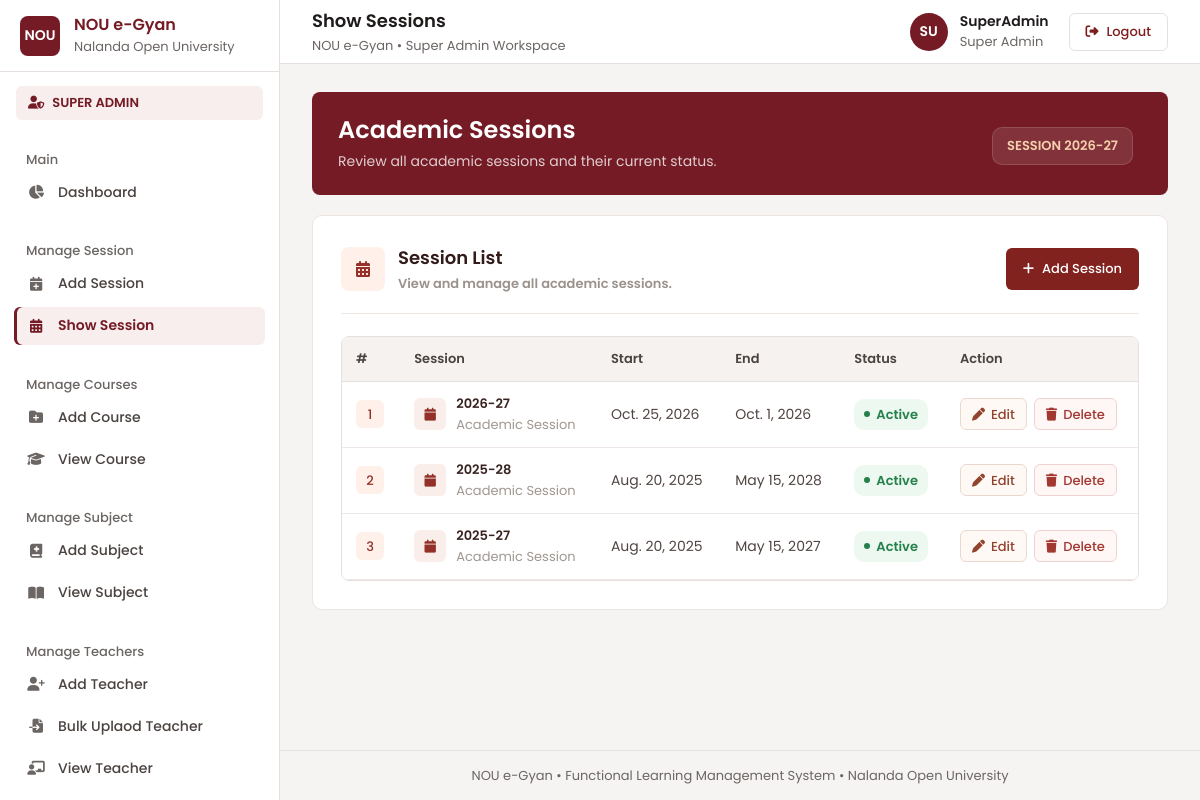
Page /showsession (signed in) on the committed database.
### myapp/models.py (models this page shows)
class tbl_session(models.Model):
    id=models.IntegerField(primary_key=True,auto_created=True)
    session_name=models.CharField(max_length=100)
    status=models.CharField(max_length=100)
    strt_date=models.DateField()
    end_date=models.DateField()
    Dor=models.DateTimeField()

### myapp/views.py (the view)
# urls.py: path('showsession',showsession,name="showsession"),
@cache_control(no_cache=True, must_revalidate=True, no_store=True)
@login_required
def showsession(request):
    sessions=tbl_session.objects.all()
    return render(request,'superadmin/showsession.html',{'sessions':sessions})

### myapp/templates/superadmin/showsession.html (shortened to what this page needs)
{% extends 'superadmin/base.html' %}  {% block page_title %} Show Sessions {% endblock %}
{% block content %}
<div class="sessions-page">
  <section class="session-hero">
    <h1>Academic Sessions</h1>
    <p>Review all academic sessions and their current status.</p>
    <span class="session-tag"> SESSION 2026-27 </span>
  </section>
  <section class="session-section">
    <div class="section-head">
      <div class="section-title">
        <div class="section-icon">
          <i class="fa-solid fa-calendar-days"></i>
        </div>
        <div>
          <h2>Session List</h2>
          <p>View and manage all academic sessions.</p>
        </div>
      </div>
      <button type="button" class="add-btn">
        <i class="fa-solid fa-plus"></i>
        Add Session
      </button>
    </div>
    <div class="table-wrap">
      <table class="session-table">
        <thead>
          <tr>
            <th>#</th>
            <th>Session</th>
            <th>Start</th>
            <th>End</th>
            <th>Status</th>
            <th>Action</th>
          </tr>
        </thead>
        <tbody>
          {% for session in sessions %}
          <tr>
            <td>
              <span class="number-badge"> {{ session.id }} </span>
            </td>
            <td>
              <div class="session-name">
                <div class="session-mini-icon">
                  <i class="fa-solid fa-calendar"></i>
                </div>
                <div>
                  <strong> {{ session.session_name }} </strong>
                  <small> Academic Session </small>
                </div>
              </div>
            </td>
            <td>{{ session.strt_date }}</td>
            <td>{{ session.end_date }}</td>
            <td>
              {% if session.status == "Active" %}
              <span class="status status-active">
                <span class="status-dot"></span>
                Active
              </span>
              {% else %}
              <span class="status status-inactive">
                <span class="status-dot"></span>
                Inactive
              </span>
              {% endif %}
            </td>
            <td>
              <div class="actions">
                <a
                  href="{% url 'editsession' session.id %}"
                  class="action-btn edit-btn"
                >
                  <i class="fa-solid fa-pen"></i>
                  Edit
                </a>
                <a
                  href="{% url 'deletesession' session.id %}"
                  class="action-btn delete-btn"
                  onclick="return confirm('Are you sure you want to delete this session?',);">
                  <i class="fa-solid fa-trash"></i>
                  Delete
                </a>
              </div>
            </td>
          </tr>
          {% endfor %}
        </tbody>
      </table>
    </div>
  </section>
</div>
{% endblock %}

### myapp/templates/superadmin/base.html (style rules this page uses)
* { margin: 0; padding: 0; box-sizing: border-box; }
html, body { width: 100%; min-height: 100%; }
body { font-family: "Poppins", sans-serif; background: #f4f6f9; color: #1e293b; }
a { text-decoration: none; }

### myapp/templates/superadmin/showsession.html (style rules this page uses)
.sessions-page { max-width: 1200px; margin: 0 auto; }
.session-hero { position: relative; padding: 32px 35px; margin-bottom: 25px; border-radius: 10px; overflow: hidden; color: white; background: #661620; box-shadow: none; }
.session-hero::before { content: ""; position: absolute; width: 260px; height: 260px; right: -100px; top: -140px; border-radius: 50%; border: 1px solid rgba(255, 255, 255, 0.1); }
.session-hero::after { content: ""; position: absolute; width: 170px; height: 170px; right: 70px; bottom: -120px; border-radius: 50%; background: rgba(255, 255, 255, 0.06); }
.session-hero h1 { position: relative; z-index: 2; font-size: 28px; line-height: 1.3; font-weight: 600; }
.session-hero p { position: relative; z-index: 2; margin-top: 7px; color: rgba(255, 255, 255, 0.78); font-size: 13px; }
.session-tag { position: absolute; right: 35px; bottom: 30px; z-index: 2; padding: 8px 14px; border-radius: 10px; background: rgba(255, 255, 255, 0.1); border: 1px solid rgba(255, 255, 255, 0.14); color: #f5d1ad; font-size: 13px; font-weight: 600; letter-spacing: 0; }
.session-section { background: white; border: 1px solid #ece4df; border-radius: 10px; padding: 28px; box-shadow: none; }
.section-head { display: flex; align-items: center; justify-content: space-between; gap: 20px; padding-bottom: 20px; border-bottom: 1px solid #eee7e2; margin-bottom: 22px; }
.section-title { display: flex; align-items: center; gap: 13px; }
.section-icon { width: 44px; height: 44px; display: flex; align-items: center; justify-content: center; border-radius: 8px; background: #fff1e9; color: #963029; font-size: 16px; }
.section-title h2 { color: #321b1b; font-size: 18px; font-weight: 600; }
.section-title p { margin-top: 3px; color: #9b928d; font-size: 13px; }
.add-btn { height: 42px; padding: 0 17px; display: inline-flex; align-items: center; justify-content: center; gap: 8px; border: none; border-radius: 6px; background: #81221f; color: white; font-family: "Poppins", sans-serif; font-size: 13px; font-weight: 600; cursor: pointer; box-shadow: none; transition: 0.2s; }
.table-wrap { width: 100%; overflow-x: auto; border: 1px solid #eee7e2; border-radius: 8px; }
.session-table { width: 100%; min-width: 760px; border-collapse: collapse; background: white; }
.session-table thead { background: #fbf7f4; }
.session-table th { padding: 14px 16px; text-align: left; color: #6d5c58; font-size: 13px; font-weight: 600; text-transform: none; letter-spacing: 0; border-bottom: 1px solid #e9dfda; white-space: nowrap; }
.session-table td { padding: 16px; color: #504542; font-size: 13px; font-weight: 500; border-bottom: 1px solid #f0e9e5; white-space: nowrap; }
.session-table tbody tr { transition: 0.2s; }
.session-table tbody tr:last-child td { border-bottom: none; }
.number-badge { width: 28px; height: 28px; display: inline-flex; align-items: center; justify-content: center; border-radius: 6px; background: #fff1e9; color: #923029; font-size: 13px; font-weight: 600; }
.session-name { display: flex; align-items: center; gap: 10px; }
.session-mini-icon { width: 32px; height: 32px; display: flex; align-items: center; justify-content: center; border-radius: 6px; background: #f9eee9; color: #923029; font-size: 13px; }
.session-name strong { display: block; color: #382221; font-size: 13px; font-weight: 600; }
.session-name small { display: block; margin-top: 2px; color: #a09792; font-size: 13px; }
.status { display: inline-flex; align-items: center; gap: 6px; padding: 6px 10px; border-radius: 10px; font-size: 13px; font-weight: 600; }
.status-dot { width: 6px; height: 6px; border-radius: 50%; background: currentColor; }
.status-active { background: #edf8f0; color: #25804b; }
.actions { display: flex; align-items: center; gap: 7px; }
.action-btn { height: 32px; padding: 0 11px; display: inline-flex; align-items: center; justify-content: center; gap: 6px; border-radius: 6px; font-family: "Poppins", sans-serif; font-size: 13px; font-weight: 600; cursor: pointer; transition: 0.2s; }
.edit-btn { border: 1px solid #ead8ce; background: #fff9f5; color: #91432e; }
.delete-btn { border: 1px solid #edd4d1; background: #fff7f6; color: #a23832; }

### rows in the picture
tbl_session: id "1", session_name "2026-27", strt_date "Oct. 25, 2026", end_date "Oct. 1, 2026", status "Active" (drawn)
tbl_session: id "2", session_name "2025-28", strt_date "Aug. 20, 2025", end_date "May 15, 2028", status "Active" (drawn)
tbl_session: id "3", session_name "2025-27", strt_date "Aug. 20, 2025", end_date "May 15, 2027", status "Active" (drawn)
